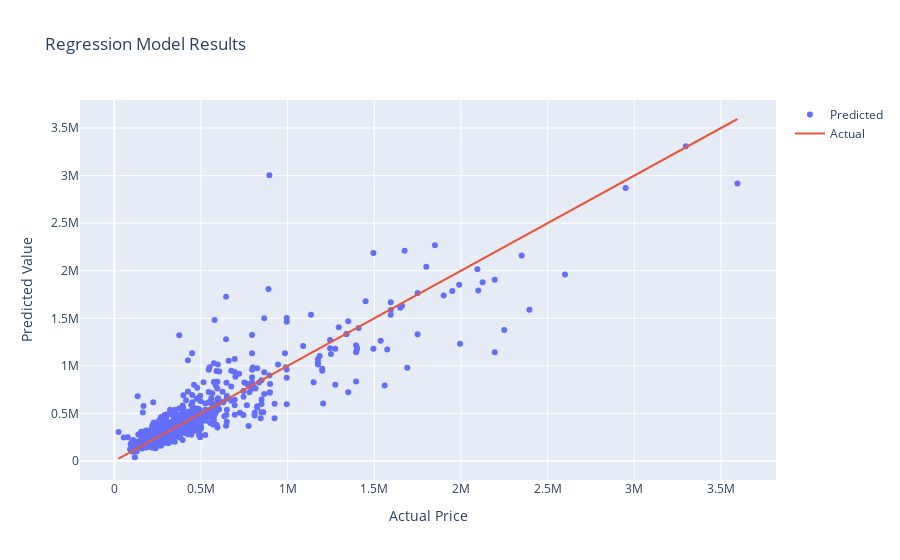

Notebook cell for this chart:
### Markdown cell above
### 5. Try a non-linear model: XGboost

### Code cell
import pandas as pd
import numpy as np
import xgboost as xgb
from sklearn.model_selection import train_test_split, cross_val_score
from sklearn.metrics import mean_squared_error
import plotly.graph_objects as go

# Assuming df_apt contains the DataFrame with apartment data and apt_columns are the selected features
apt_columns = ['Habitable surface', 'Bedroom count', 'Terrace surface', 'Kitchen equipped', 'Floor', 'Postalcode']
X = df_apt[apt_columns].to_numpy()
y = df_apt.Price.to_numpy().reshape(-1, 1)

# Split the data into training and testing sets
X_train, X_test, y_train, y_test = train_test_split(X, y, test_size=0.2, random_state=123)

# Initialize and train the XGBoost regression model
xgb_model = xgb.XGBRegressor(booster='gbtree', objective="reg:squarederror", random_state=123, n_estimators=2000, learning_rate=0.02, max_depth=6)
xgb_model.fit(X_train, y_train)

# Evaluate the model on training and testing data
print("Training R-squared score:", xgb_model.score(X_train, y_train))
print("Testing R-squared score:", xgb_model.score(X_test, y_test))

# Make predictions on the test set
y_pred = xgb_model.predict(X_test)

# Calculate the mean squared error
mse = mean_squared_error(y_true=y_test, y_pred=y_pred)
print("Mean Squared Error:", mse)

# Perform cross-validation and compute mean and standard deviation of R-squared scores
cv_scores = cross_val_score(xgb_model, X_train, y_train, cv=5, scoring='r2')
print("Cross-validation R2 scores:", cv_scores)
mean_cv_score = np.mean(cv_scores)
std_cv_score = np.std(cv_scores)
print("Mean cross-validation R2 score:", mean_cv_score)
print("Standard deviation of cross-validation R2 scores:", std_cv_score)

# Create a DataFrame to compare actual prices with predicted prices
df1 = pd.DataFrame({'Price': y_test.flatten(), 'Predicted': y_pred.flatten()})

# Sort the DataFrame by actual prices
df1 = df1.sort_values(by='Price')

# Plot the actual prices against predicted prices using Plotly
fig = go.Figure()
fig.add_trace(go.Scatter(x=df1['Price'], y=df1['Predicted'], mode='markers', name='Predicted'))
fig.add_trace(go.Scatter(x=df1['Price'], y=df1['Price'], mode='lines', name='Actual'))
fig.update_layout(title='Regression Model Results', xaxis_title='Actual Price', yaxis_title='Predicted Value')
fig.show()

### Figure 1 — Plotly figure (JSON) as saved in the notebook; plotly's stock layout.template omitted (floating-point values rounded to 4 significant figures; data arrays with more than 128 entries replaced by an {"elided": "..."} marker saying what was removed)
{"data": [{"mode": "markers", "name": "Predicted", "type": "scatter", "x": {"elided": "951 int values"}, "y": {"elided": "951 float values"}}, {"mode": "lines", "name": "Actual", "type": "scatter", "x": {"elided": "951 int values"}, "y": {"elided": "951 int values"}}], "layout": {"title": {"text": "Regression Model Results"}, "xaxis": {"title": {"text": "Actual Price"}}, "yaxis": {"title": {"text": "Predicted Value"}}}}
